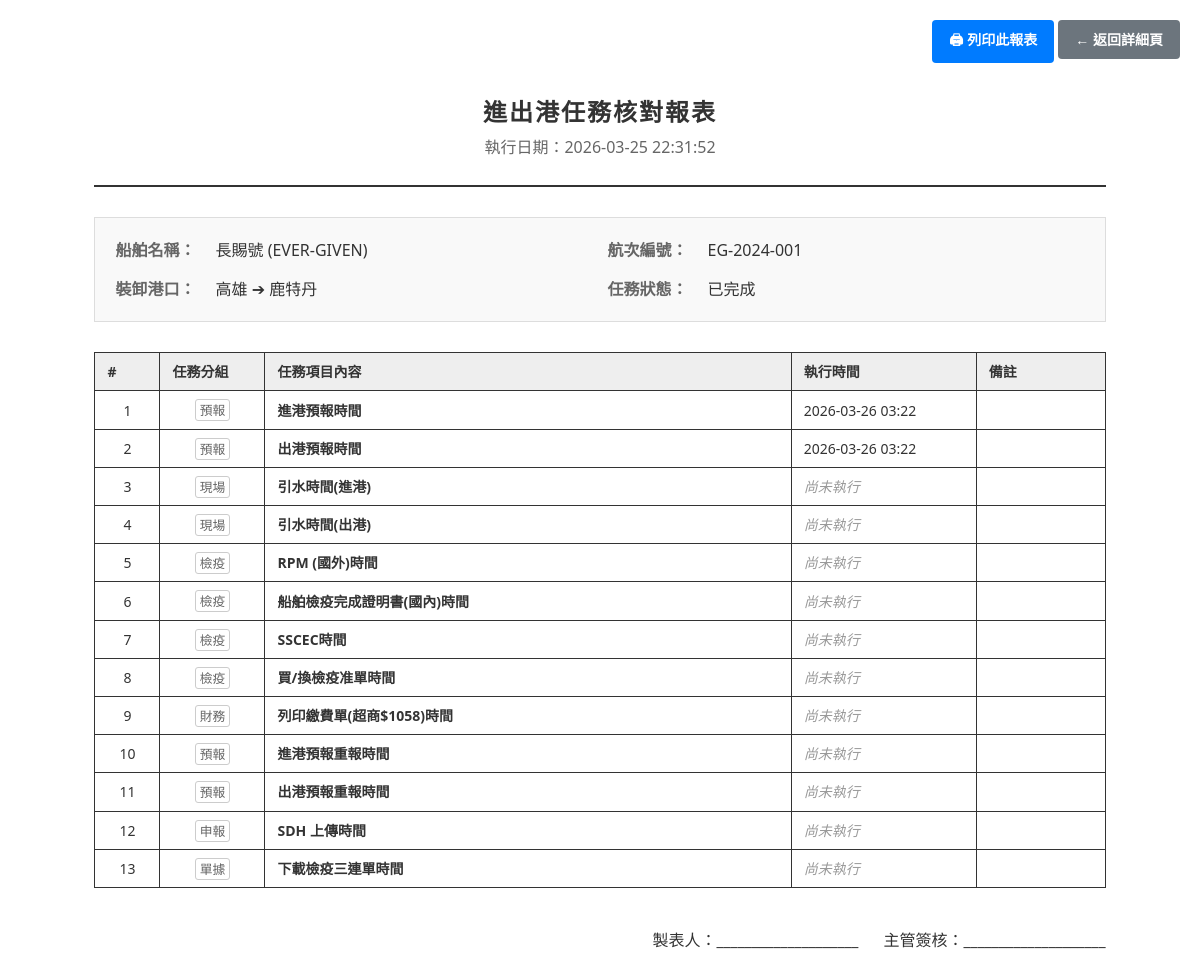
/voyage-tasks/1/print, run on an earlier commit of the app's database.
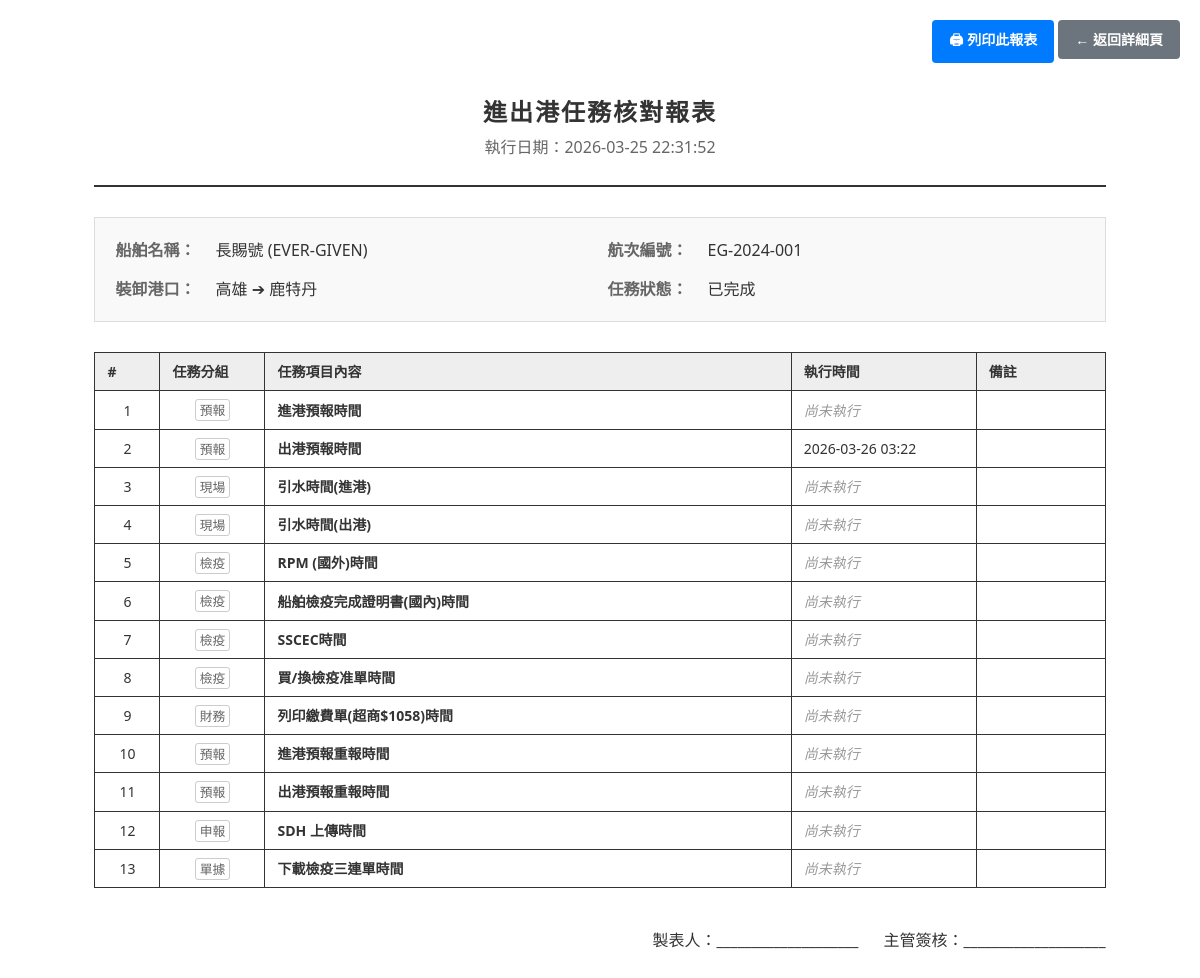
And on a later commit of the database.
### models.py (models this page shows)
class VoyageTaskLog(Base):
    __tablename__ = "voyage_task_logs"
    id = Column(Integer, primary_key=True, index=True)
    voyage_id = Column(Integer, ForeignKey("voyages.id"), nullable=False)
    task_id = Column(Integer, ForeignKey("task_categories.id"), nullable=False)
    recorded_time = Column(DateTime) # 實際動作時間
    recorded_by = Column(String) # 執行的使用者
    remarks = Column(String)     # 備註
    created_at = Column(DateTime, default=func.now())
    voyage = relationship("Voyage", back_populates="task_logs")
    task_category = relationship("TaskCategory", back_populates="task_logs")

class TaskCategory(Base):
    __tablename__ = "task_categories"
    id = Column(Integer, primary_key=True, index=True)
    name = Column(String, nullable=False)    # 任務名稱
    task_group = Column(String)             # 分組
    default_fee = Column(Numeric(18, 2), default=0) # 預設規費
    display_order = Column(Integer, default=0)
    is_active = Column(Integer, default=1)   # 1: 啟用, 0: 停用
    created_at = Column(DateTime, default=func.now())
    updated_at = Column(DateTime, default=func.now(), onupdate=func.now())
    task_logs = relationship("VoyageTaskLog", back_populates="task_category")

### routers/voyage_tasks.py (the view)
@router.get("/{voyage_id}/print", response_class=HTMLResponse)
def print_voyage_tasks(
    voyage_id: int,
    request: Request,
    db: Session = Depends(get_db)
):
    voyage = db.query(models.Voyage).filter(models.Voyage.id == voyage_id).first()
    if not voyage:
        return RedirectResponse(url="/voyage-tasks", status_code=303)
    task_logs = (
        db.query(models.VoyageTaskLog)
        .join(models.TaskCategory)
        .filter(models.VoyageTaskLog.voyage_id == voyage_id)
        .order_by(
            models.TaskCategory.display_order,
            models.TaskCategory.task_group,
            models.TaskCategory.name
        )
        .all()
    )
    return templates.TemplateResponse("voyage_tasks/print.html", {
        "request": request,
        "voyage": voyage,
        "task_logs": task_logs,
        "print_date": datetime.now().strftime("%Y-%m-%d %H:%M:%S")
    })

### templates/voyage_tasks/print.html (shortened to what this page needs)
<!DOCTYPE html>
<html lang="zh-TW">
<head>
</head>
<body>
<div class="no-print-area">
    <button class="btn" onclick="window.print()">🖨 列印此報表</button>
    <a href="/voyage-tasks/{{ voyage.id }}" class="btn btn-secondary">← 返回詳細頁</a>
</div>
<div class="report-header">
    <h1>進出港任務核對報表</h1>
    <p style="margin-top:5px; color:#666;">執行日期：{{ print_date }}</p>
</div>
<div class="master-info">
    <div class="info-item">
        <span class="info-label">船舶名稱：</span>
        <span class="info-value">{{ voyage.ship.name }} ({{ voyage.ship.code }})</span>
    </div>
    <div class="info-item">
        <span class="info-label">航次編號：</span>
        <span class="info-value">{{ voyage.voyage_no }}</span>
    </div>
    <div class="info-item">
        <span class="info-label">裝卸港口：</span>
        <span class="info-value">{{ voyage.port_of_loading or '-' }} ➔ {{ voyage.port_of_discharge or '-' }}</span>
    </div>
    <div class="info-item">
        <span class="info-label">任務狀態：</span>
        <span class="info-value">{{ voyage.status }}</span>
    </div>
</div>
<table>
    <thead>
        <tr>
            <th style="width:40px;">#</th>
            <th style="width:80px;">任務分組</th>
            <th>任務項目內容</th>
            <th style="width:160px;">執行時間</th>
            <th>備註</th>
        </tr>
    </thead>
    <tbody>
        {% for log in task_logs %}
        <tr>
            <td style="text-align:center;">{{ loop.index }}</td>
            <td style="text-align:center;">
                <span class="group-badge">{{ log.task_category.task_group or '未分類' }}</span>
            </td>
            <td>
                <strong>{{ log.task_category.name }}</strong>
            </td>
            <td>
                {% if log.recorded_time %}
                    {{ log.recorded_time.strftime('%Y-%m-%d %H:%M') }}
                {% else %}
                    <span style="color:#999; font-style:italic;">尚未執行</span>
                {% endif %}
            </td>
            <td>{{ log.remarks or '' }}</td>
        </tr>
        {% else %}
        <tr>
            <td colspan="5" style="text-align:center;">尚無相關任務紀錄</td>
        </tr>
        {% endfor %}
    </tbody>
</table>
<div style="margin-top:40px; text-align:right;">
    <p>製表人：____________________ &nbsp;&nbsp;&nbsp;&nbsp; 主管簽核：____________________</p>
</div>
</body>
</html>

What changed in the data, as far as the page shows it:
changed VoyageTaskLog "進港預報時間": recorded_time "2026-03-26 03:22" → (not shown); now shows "尚未執行"
